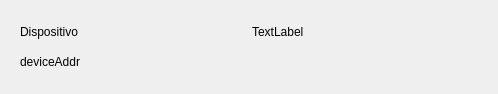
<?xml version="1.0" encoding="UTF-8"?>
<ui version="4.0">
 <class>listedDeviceForm</class>
 <widget class="QWidget" name="listedDeviceForm">
  <property name="geometry">
   <rect>
    <x>0</x>
    <y>0</y>
    <width>498</width>
    <height>94</height>
   </rect>
  </property>
  <property name="windowTitle">
   <string>Form</string>
  </property>
  <layout class="QGridLayout" name="gridLayout_2">
   <item row="0" column="0">
    <widget class="QWidget" name="listedDeviceWindowContainer" native="true">
     <layout class="QGridLayout" name="gridLayout">
      <item row="0" column="1">
       <widget class="QLabel" name="listedDeviceIconLabel">
        <property name="text">
         <string>TextLabel</string>
        </property>
       </widget>
      </item>
      <item row="0" column="0">
       <widget class="QLabel" name="listedDeviceNameLabel">
        <property name="text">
         <string>Dispositivo</string>
        </property>
       </widget>
      </item>
      <item row="1" column="0">
       <widget class="QLabel" name="listedDeviceAddressLabel">
        <property name="text">
         <string>deviceAddr</string>
        </property>
       </widget>
      </item>
     </layout>
    </widget>
   </item>
  </layout>
 </widget>
 <resources/>
 <connections/>
</ui>
